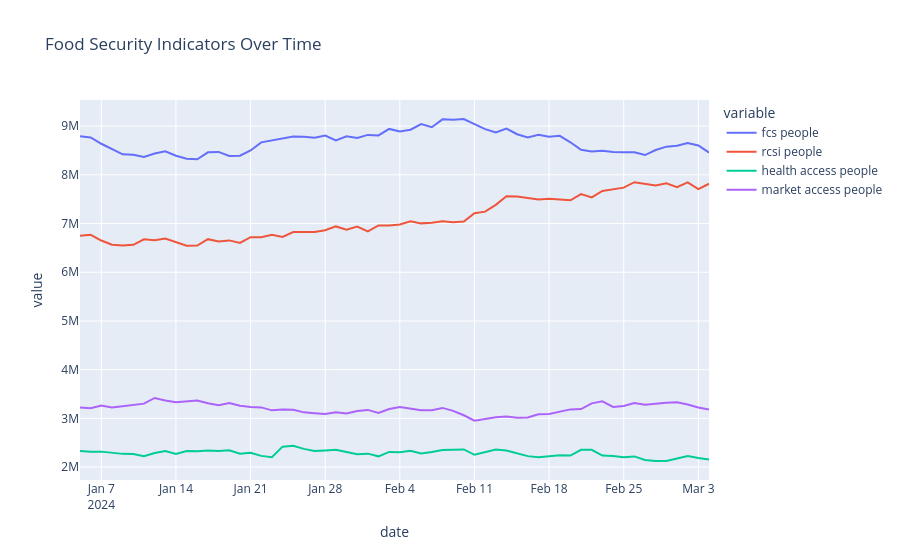

This figure's notebook cell:
### Code cell
def visualize_temporal_evolution(df, date_col, value_cols, title):
    """
    Create line chart for temporal evolution of multiple indicators
    Input: df (dataframe), date_col (str), value_cols (list), title (str)
    Output: Plotly figure
    """
    fig = px.line(df, x=date_col, y=value_cols, title=title)
    return fig


fig = visualize_temporal_evolution(
    popul_grouped,
    date_col="date",
    value_cols=["fcs people", "rcsi people", "health access people", "market access people"],
    title="Food Security Indicators Over Time"
)
fig.show()
